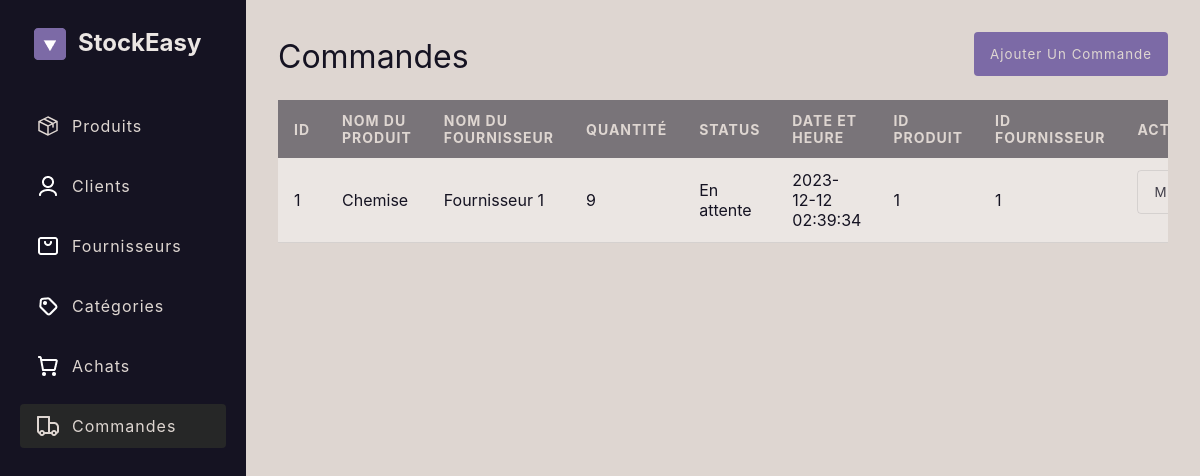
/deliveries.php, run on the app's committed database.
### tables this page shows
CREATE TABLE `Delivery` (
  `id` int(11) NOT NULL,
  `product_id` int(11) NOT NULL,
  `supplier_id` int(11) NOT NULL,
  `quantity` int(11) NOT NULL,
  `delivery_status` varchar(20) NOT NULL,
  `delivery_date` datetime NOT NULL
);

CREATE TABLE `Product` (
  `id` int(11) NOT NULL,
  `name` varchar(255) NOT NULL,
  `description` text DEFAULT NULL,
  `unit_price` int(11) NOT NULL,
  `quantity` int(11) DEFAULT NULL,
  `category_id` int(11) NOT NULL
);

CREATE TABLE `Supplier` (
  `id` int(11) NOT NULL,
  `name` varchar(255) NOT NULL,
  `address` varchar(255) DEFAULT NULL,
  `phone_number` varchar(20) DEFAULT NULL
);

### deliveries.php (called while the page is built, shortened)
<?php
include "functions.php";
include "templates/right_page.php";

### templates/basic.php (the view, shortened to what this page needs)
<!DOCTYPE html>
<html lang="en">
<head>
    <link rel="stylesheet" href="../assets/css/Basic.css">
    <link rel="stylesheet" href=<?php $css_path ?>>
</head>
<body>
    <div class="main">
        <nav id="nav">
            <div class="nav-content">
                <div class="logo">
                    <div class="img">
                        <img src="../assets/img/Logo.png" alt="">
                    </div>
                    <span>StockEasy</span>
                </div>
                <ul class="nav-item-list">
                    <li>
                        <a class="btn active" href="products.php">
                            <img src="../assets/img/icons/Box.png" alt="">
                            Produits
                        </a>
                    </li>
                    <li>
                        <a class="btn" href="customers.php">
                            <img src="../assets/img/icons/User_02.png" alt="">
                            Clients
                        </a>
                    </li>
                    <li>
                        <a class="btn" href="suppliers.php">
                            <img src="../assets/img/icons/Shopping_Bag_01.png" alt="">
                            Fournisseurs
                        </a>
                    </li>
                    <li>
                        <a class="btn" href="categories.php">
                            <img src="../assets/img/icons/Tag.png" alt="">
                            Catégories
                        </a>
                    </li>
                    <li>
                        <a class="btn" href="orders.php">
                            <img src="../assets/img/icons/Shopping_Cart_02.png" alt="">
                            Achats
                        </a>
                    </li>
                    <li>
                        <a class="btn" href="deliveries.php">
                            <img src="../assets/img/icons/Delivery.png" alt="">
                            Commandes
                        </a>
                    </li>
                </ul>
            </div>
        </nav>
        <?php echo $content ?>
    </div>
</body>
</html>

### functions.php (shortened to what this page needs)
<?php
function generateTable($data, $tableStructure, $name)
{
    $is_numeric = "";
    array_push($tableStructure, "Action");
    echo '<div class="dynamic_table">';
    echo '<table>';
    echo '<thead>';
    echo '<tr>';
    foreach ($tableStructure as $column) {
        echo '<th>' . $column . '</th>';
    }
    echo '</tr>';
    echo '</thead>';
    echo '<tbody>';
    foreach ($data as $row) {
        echo '<tr>';
        foreach ($row as $value) {
            if(is_numeric($value)){
                $is_numeric = "is_numeric";
            }
            echo '<td class="'.$is_numeric.'">' . $value . '</td>';
        }
        echo '<td class="action">
            <button data-name="'. $name .'" data-'. $name .'="'. http_build_query($row) .'" class="btn btn-outline btn-update">Modifier</button>
            <button data-name="'. $name .'" data-'. $name .'="'. http_build_query($row) .'" class="btn btn-outline btn-delete">Supprimer</button>
        </td>';
        echo '</tr>';
    }
    echo '</tbody>';
    echo '</table>';
    echo '</div>';
}

### assets/css/Basic.css (style rules this page uses)
:root { --primary-color: #7C6AA6; --primary-color-100: #B0A6CA; --secondary-color-900: #85807D; --secondary-color-800: #9B9692; --secondary-color-700: #B2ABA7; --secondary-color-600: #C8C1BC; --secondary-color: #DED6D1; --secondary-color-100: #EBE6E3; --neutral-color-900: #0D0B14; --neutral-color: #151322; --neutral-color-400: #2C2B38; --neutral-color-300: #44424E; --neutral-color-200: #5B5A64; --neutral-color-100: #73717A; --primary-color-rgb: 124, 106, 166; --secondary-color-rgb: 222, 214, 209; --neutral-color-rgb: 21, 19, 34; --gray-color: rgba(var(--neutral-color-rgb), 0.1); }
body { font-family: "Inter"; color: var(--neutral-color); font-variation-settings: "wght" 400; background-color: var(--secondary-color); }
ul { list-style-type: none; }
nav { height: 100Vh; position: fixed; left: 0; width: 100vw; max-width: 246px; background-color: var(--neutral-color); padding: 20px; }
.nav-content { height: min-content; }
.logo { display: flex; margin-bottom: 32px; gap: 12px; padding: 8px 14px; }
.logo span { display: block; font-weight: bold; font-size: 24px; color: var(--secondary-color-100); }
.nav-item-list { display: flex; gap: 16px; flex-direction: column; }
.nav-item-list li a { display: flex; align-items: center; color: var(--secondary-color); font-variation-settings: "wght" 500; text-decoration: none; font-size: 16px; gap: 12px; height: 44px; }
.nav-item-list li a.active { background-color: #262727; }
.btn { height: 44px; padding: 0 16px; border-radius: 4px; text-transform: capitalize; font-family: "Inter"; cursor: pointer; letter-spacing: 1px; }
.btn-outline { border: 1px solid var(--gray-color); background-color: transparent; color: rgba(var(--neutral-color-rgb), 0.8) ; }
.dynamic_table { overflow-y: auto; }
.dynamic_table table { border-collapse: collapse; width: 100%; }
.dynamic_table table th, td { padding: 12px 16px; }
.dynamic_table table td.action { display: flex; gap: 16px; }
.dynamic_table table thead { background-color: rgba(var(--neutral-color-rgb), 0.5); color: var(--secondary-color); font-size: 0.875rem; text-transform: uppercase; letter-spacing: 1px; }
.dynamic_table table thead tr { text-align: left; }
.dynamic_table table tbody tr { border-bottom: 1px solid rgba(var(--neutral-color-rgb), 0.1); }
.dynamic_table table tbody tr:nth-child(odd) { background-color: rgba(255, 255, 255, .4); }

### data on the page
delivery: value "1", product.name "Chemise", supplier.name "Fournisseur 1", product.quantity "9", delivery_status "En attente", delivery_date "2023-12-12 02:39:34"

### other printed values
$title "Commande"
$column "ID"
$column "NOM DU PRODUIT"
$column "NOM DU FOURNISSEUR"
$column "QUANTITÉ"
$column "STATUS"
$column "DATE ET HEURE"
$column "ID PRODUIT"
$column "ID FOURNISSEUR"
